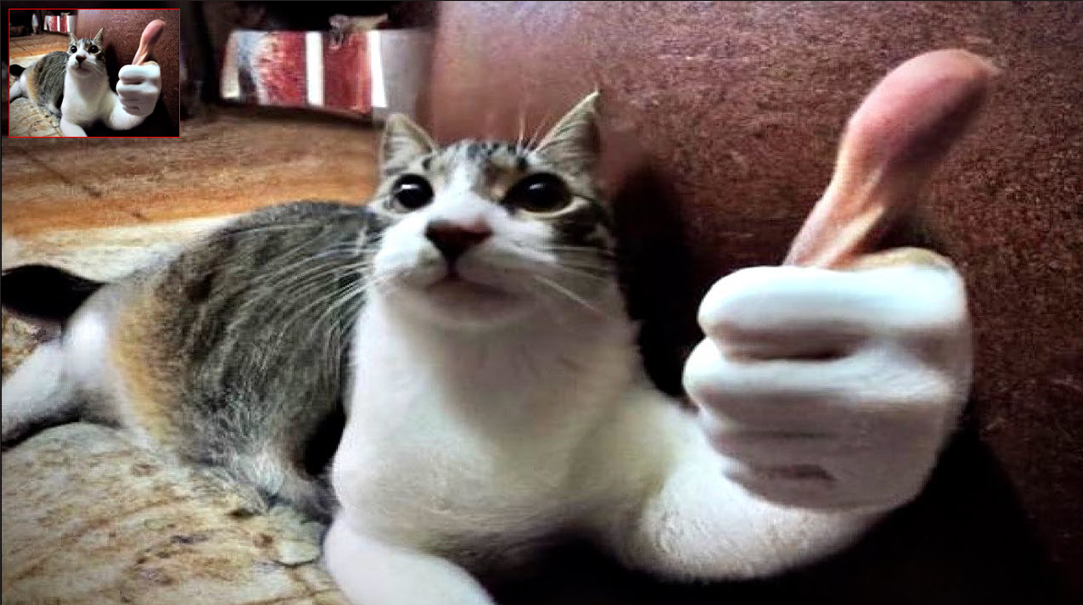
#> input picture ОЗтМ/lab_1_changePicture/foto.jpg, 1083 x 605 px
$ python geom_transform_cv.py foto.jpg
#> lines starting #> are read from the running program, lines starting #| are printed output that depends on the picture; after the words box and inside, x2 and y2 are one past the last pixel; in counts of white or black regions, pixels touching at a corner belong together
#!/usr/bin/env python3
"""
geom_transform_cv.py

Інтерактивний інструмент для геометричних перетворень (масштаб, поворот, зсув)
в однорідних координатах. Використовує OpenCV для GUI (trackbars) та відображення.

Запуск:
    python geom_transform_cv.py path/to/image.jpg

Керування:
 - trackbars: Scale X, Scale Y, Angle (deg), Trans X, Trans Y
 - клавіша 's' -> зберегти поточне трансформоване зображення (saved.png)
 - клавіша 'r' -> скинути параметри (поворот=0, масштаб=1, зсув=0)
 - клавіша 'q' або ESC -> вийти
"""
import sys
import os
import cv2
import numpy as np
from math import cos, sin, radians
try:
    # зручний file dialog, якщо шлях не передали
    import tkinter as tk
    from tkinter import filedialog
    TK_AVAILABLE = True
except Exception:
    TK_AVAILABLE = False

# ---- Допоміжні функції для створення однорідних матриць ----
def T(tx, ty):
    """Матриця зсуву 3x3"""
    return np.array([[1, 0, tx],
                     [0, 1, ty],
                     [0, 0, 1]], dtype=np.float64)

def S(sx, sy):
    """Матриця масштабування 3x3"""
    return np.array([[sx, 0, 0],
                     [0, sy, 0],
                     [0, 0, 1]], dtype=np.float64)

def R(theta_rad):
    """Матриця повороту (навколо початку координат) 3x3"""
    c = cos(theta_rad)
    s = sin(theta_rad)
    return np.array([[c, -s, 0],
                     [s,  c, 0],
                     [0,  0, 1]], dtype=np.float64)

# ---- Обробка аргументів / відкриття файлу ----
def choose_image_path_from_dialog():
    if not TK_AVAILABLE:
        return None
    root = tk.Tk()
    root.withdraw()
    path = filedialog.askopenfilename(title="Select image", filetypes=[("Images", "*.png;*.jpg;*.jpeg;*.bmp;*.tif;*.tiff"), ("All files","*.*")])
    root.destroy()
    return path

if len(sys.argv) >= 2:
    img_path = sys.argv[1]
else:
    img_path = choose_image_path_from_dialog()

if not img_path or not os.path.exists(img_path):
    print("Image not provided or file not found. Provide path as argument or enable tkinter file dialog.")
    sys.exit(1)

img = cv2.imread(img_path, cv2.IMREAD_UNCHANGED)
#> img is the input picture: shape (605, 1083, 4); mean B, G, R, A 94.2, 100, 115.6, 255
if img is None:
    print("Не вдалося відкрити зображення:", img_path)
    sys.exit(1)

h, w = img.shape[:2]
#> h = 605; w = 1083
cx, cy = w/2.0, h/2.0  # центр зображення
#> cx = 541.5; cy = 302.5

# ---- GUI та трекбари ----
win_name = "Geometric Transformations (homogeneous) - press 'q' to quit"
cv2.namedWindow(win_name, cv2.WINDOW_AUTOSIZE)

# Трекбар працює з integer значеннями -> робимо масштабування до потрібних діапазонів
# Scale: 10..300 -> mapped to 0.1 .. 3.0
def nothing(x):
    pass

cv2.createTrackbar('Scale X x100', win_name, 100, 300, nothing)  # старт 100 -> 1.0
cv2.createTrackbar('Scale Y x100', win_name, 100, 300, nothing)
cv2.createTrackbar('Angle deg', win_name, 0, 360, nothing)       # 0..360
#> slider 'Angle deg' is set to 100
# Translation in pixels: center-based:  -w..w  we map trackbar 0..(2*w) to -w..w
cv2.createTrackbar('Trans X', win_name, w, 2*w, nothing)
cv2.createTrackbar('Trans Y', win_name, h, 2*h, nothing)

print("Instructions:")
print(" - Use trackbars to change Scale X, Scale Y, Angle, Trans X, Trans Y.")
print(" - Press 's' to save result to 'saved.png'.")
print(" - Press 'r' to reset to defaults.")
print(" - Press 'q' or ESC to exit.")

def get_trackbar_values():
    sx = cv2.getTrackbarPos('Scale X x100', win_name) / 100.0
    sy = cv2.getTrackbarPos('Scale Y x100', win_name) / 100.0
    angle = cv2.getTrackbarPos('Angle deg', win_name)
    tx = cv2.getTrackbarPos('Trans X', win_name) - w
    ty = cv2.getTrackbarPos('Trans Y', win_name) - h
    return sx, sy, angle, tx, ty

def build_combined_homogeneous(sx, sy, angle_deg, tx, ty):
    """
    Побудова комбінованої матриці H (3x3) у порядку:
      1) Перенести центр у початок координат (T_-center)
      2) Масштабування S
      3) Поворот навколо початку (R)
      4) Повернути центр назад (T_center)
      5) Застосувати зсув (T(tx,ty))
    Тобто: H = T(tx,ty) * T_center * R * S * T_-center
    Це дає зручне обертання/масштабування навколо центра зображення.
    """
    theta = radians(angle_deg)
    M_t_neg = T(-cx, -cy)
    M_s = S(sx, sy)
    M_r = R(theta)
    M_t_pos = T(cx, cy)
    M_trans = T(tx, ty)
    H = M_trans @ M_t_pos @ M_r @ M_s @ M_t_neg
    return H

def apply_transform(img, H):
    """
    Застосувати 3x3 гомогенну матрицю до зображення.
    OpenCV має warpAffine (2x3) та warpPerspective (3x3). Оскільки трансформація афінна,
    можна взяти перші два рядки H і використати warpAffine.
    (warpPerspective також працює, але для афінних перетворень 2x3 достатньо.)
    """
    H_affine = H[:2, :]
    transformed = cv2.warpAffine(img, H_affine, (w, h), flags=cv2.INTER_LINEAR, borderMode=cv2.BORDER_REFLECT)
    return transformed

# Основний цикл
while True:
    sx, sy, angle, tx, ty = get_trackbar_values()
#> sx = 1; sy = 1; angle = 100; tx = 0; ty = 0
    H = build_combined_homogeneous(sx, sy, angle, tx, ty)
    out = apply_transform(img, H)
#> in apply_transform, `transformed = cv2.warpAffine(img, H_affine, (w, h), flags=cv2.INTER_LI..`:
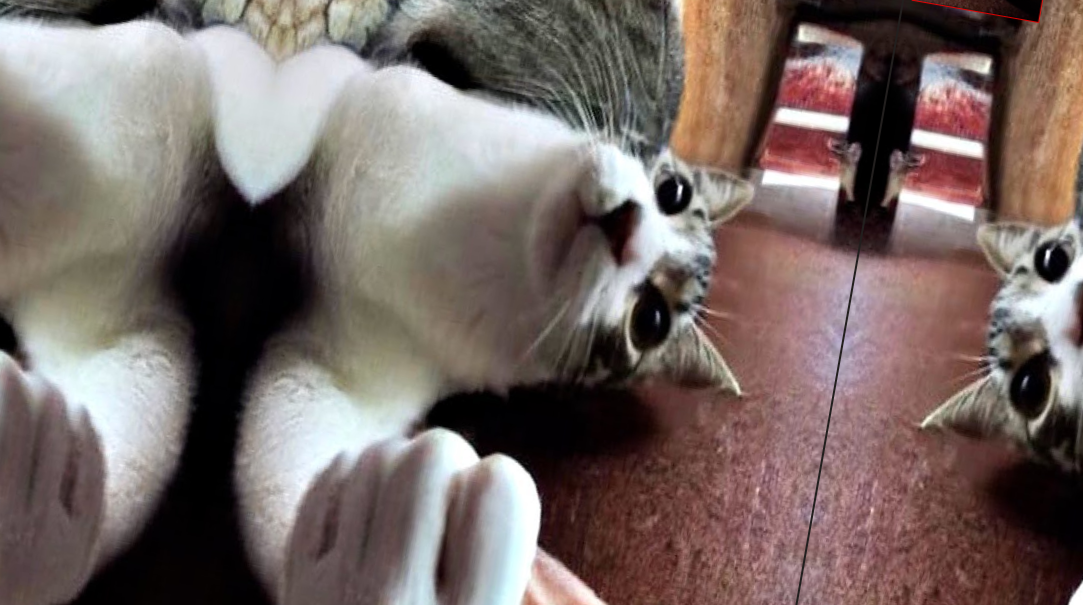
#> transformed: shape (605, 1083, 4); mean B, G, R, A 101.3, 105, 119.3, 255

    # Додатково: показати матрицю на зображенні
    overlay = out.copy()
    text = f"sx={sx:.2f} sy={sy:.2f} angle={angle:.1f} tx={int(tx)} ty={int(ty)}"
#> text = 'sx=1.00 sy=1.00 angle=100.0 tx=0 ty=0'
    cv2.putText(overlay, text, (10, 20), cv2.FONT_HERSHEY_SIMPLEX, 0.6, (255,255,255), 1, cv2.LINE_AA)
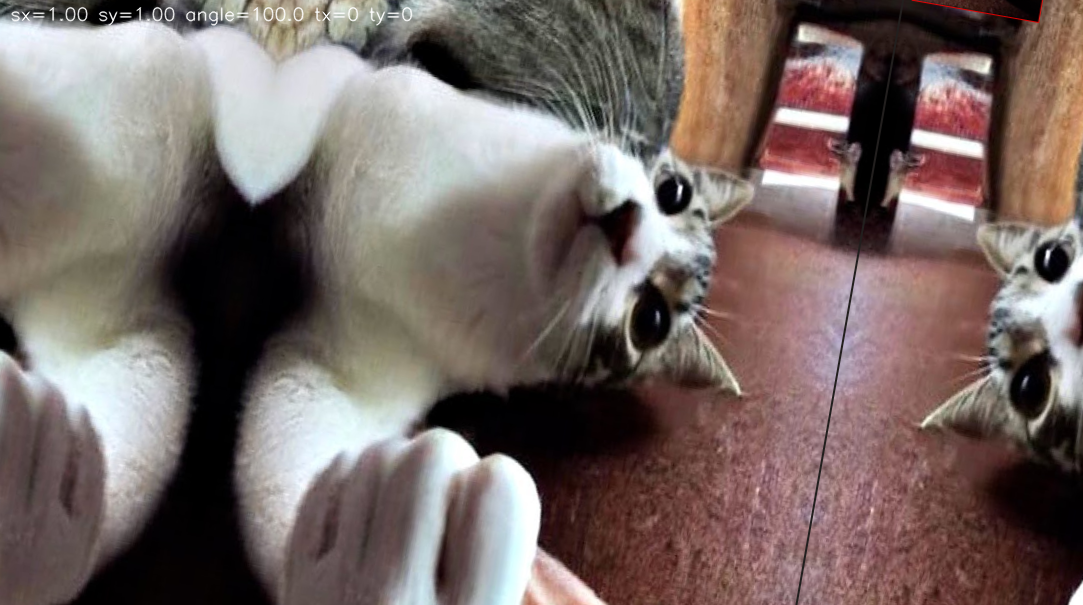
#> overlay: shape (605, 1083, 4); 0.37% of pixels changed, all inside (x1, y1, x2, y2) = (11, 6, 413, 26)
    # Також можемо вивести матрицю H
    H_flat = np.array2string(H, precision=2, suppress_small=True)
    # Для зручності не малюємо всю матрицю текстом на картинці якщо зображення маленьке
    if max(w,h) > 200:
        lines = H_flat.replace('[','').replace(']','').splitlines()
        y0 = 40
        for i, ln in enumerate(lines):
            cv2.putText(overlay, ln.strip(), (10, y0 + i*18), cv2.FONT_HERSHEY_SIMPLEX, 0.45, (200,200,200), 1, cv2.LINE_AA)
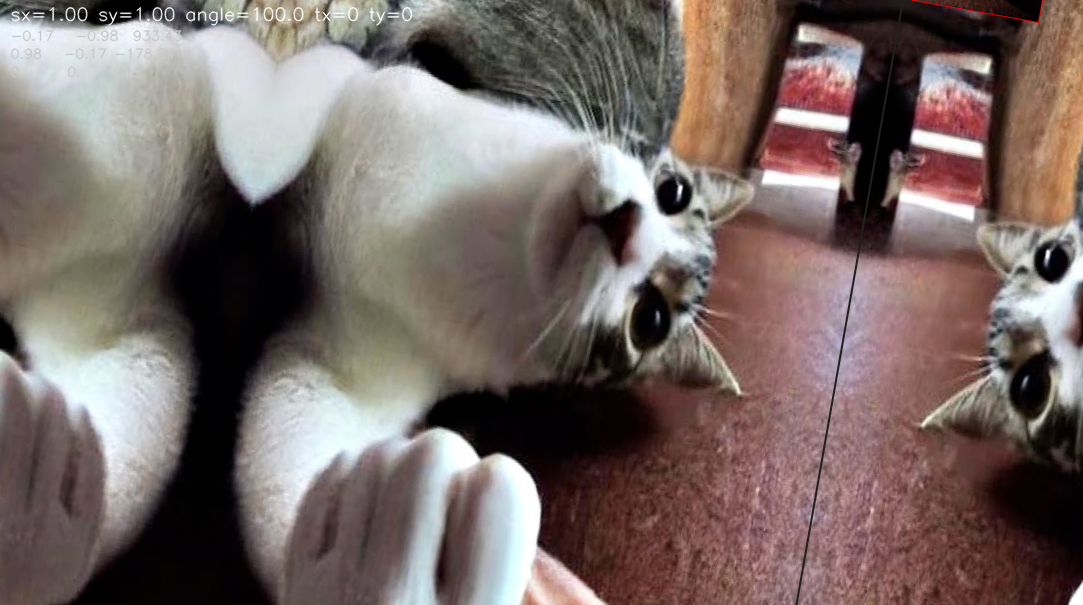
#> overlay: shape (605, 1083, 4); 0.29% of pixels changed, all inside (x1, y1, x2, y2) = (10, 29, 183, 78)

    cv2.imshow(win_name, overlay)
    key = cv2.waitKey(30) & 0xFF
#> (key q is pressed here)
    if key == ord('q') or key == 27:
        break
    elif key == ord('s'):
        save_name = "saved.png"
        cv2.imwrite(save_name, out)
        print(f"Saved: {save_name}")
    elif key == ord('r'):
        # скидання до дефолтних значень
        cv2.setTrackbarPos('Scale X x100', win_name, 100)
        cv2.setTrackbarPos('Scale Y x100', win_name, 100)
        cv2.setTrackbarPos('Angle deg', win_name, 0)
        cv2.setTrackbarPos('Trans X', win_name, w)
        cv2.setTrackbarPos('Trans Y', win_name, h)

cv2.destroyAllWindows()
